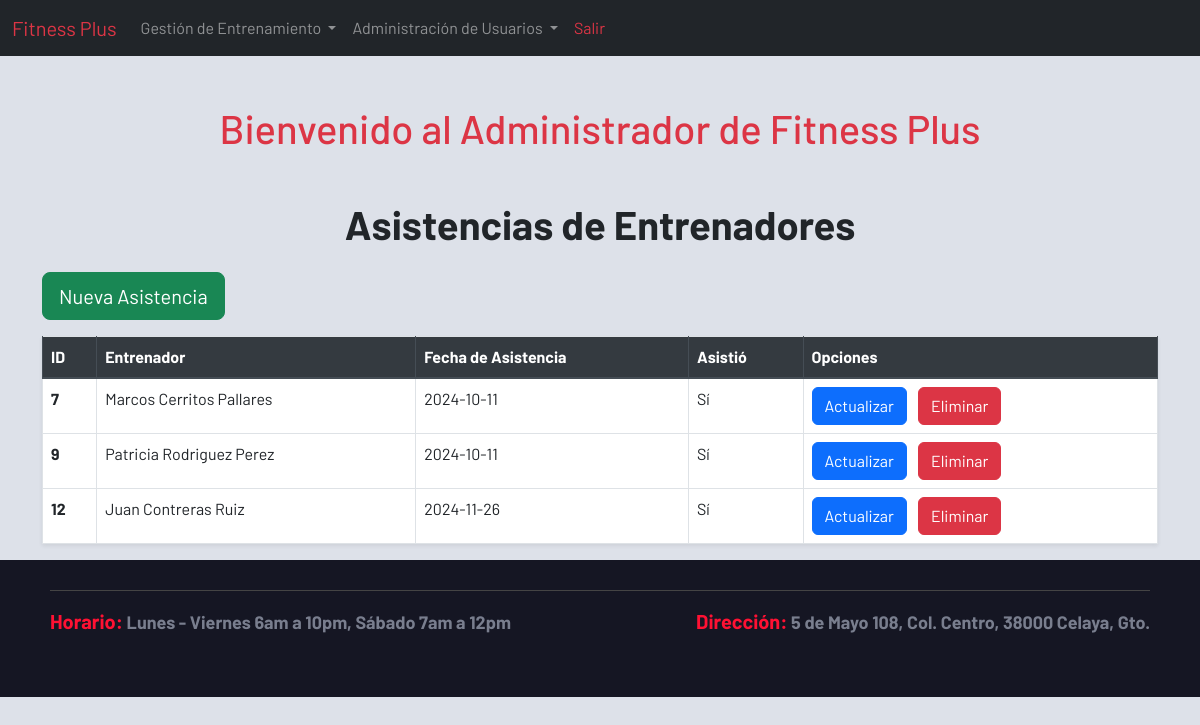
The app's page /admin/asistencia.php (signed in) with its own data.
### tables this page shows
CREATE TABLE `asistencias_entrenadores` (
  `id_asistencia` int(11) NOT NULL,
  `id_plan` int(11) NOT NULL,
  `fecha_asistencia` date NOT NULL,
  `asistio` enum('Sí','No') NOT NULL DEFAULT 'No'
);

### sistema.class.php (called while the page is built, shortened)
<?php
class Sistema
{
    function conexion()
    {
        try {
            $this->con = new PDO(SGBD . ':host=' . DBHOST . ';dbname=' . DBNAME . ';port=' . DBPORT, DBUSER, DBPASS);
        } catch (PDOException $e) {
            die("Error de conexión: " . $e->getMessage());
        }
    }
}
?>

### admin/asistencia.class.php (called while the page is built, shortened)
<?php
require_once('../sistema.class.php');
class Asistencia extends Sistema {
    function readAll() {
        $query = "SELECT a.id_asistencia,
                         CONCAT(e.nombre, ' ', e.apellido) AS entrenador,
                         a.fecha_asistencia,
                         a.asistio
                  FROM asistencias_entrenadores a
                  INNER JOIN planes_entrenamiento p ON a.id_plan = p.id_plan
                  INNER JOIN entrenadores e ON p.id_entrenador = e.id_entrenador";
        $sql = $this->con->prepare($query);
        $sql->execute();
        return $sql->fetchAll(PDO::FETCH_ASSOC);
    }
}
?>

### admin/views/asistencia/index.php (the view, shortened to what this page needs)
<?php require('views/header/header_administrador.php'); ?>
<div class="container mt-5">
    <h1 class="text-center mb-4"style="font-weight: bold;">Asistencias de Entrenadores</h1>
    <div class="mb-3">
        <a href="asistencia.php?accion=crear" class="btn btn-success btn-lg">Nueva Asistencia</a>
    </div>
    <table class="table table-hover table-bordered shadow-sm">
        <thead class="thead-dark">
            <tr>
                <th scope="col">ID</th>
                <th scope="col">Entrenador</th>
                <th scope="col">Fecha de Asistencia</th>
                <th scope="col">Asistió</th>
                <th scope="col">Opciones</th>
            </tr>
        </thead>
        <tbody>
            <?php foreach ($asistencias as $asistencia) : ?>
                <tr>
                    <th scope="row"><?php echo ($asistencia['id_asistencia']); ?></th>
                    <td><?php echo ($asistencia['entrenador']); ?></td>
                    <td><?php echo ($asistencia['fecha_asistencia']); ?></td>
                    <td><?php echo (ucfirst($asistencia['asistio'])); ?></td>
                    <td>
                        <a href="asistencia.php?accion=actualizar&id=<?php echo($asistencia['id_asistencia']); ?>" class="btn btn-primary">Actualizar</a>
                        <a href="asistencia.php?accion=eliminar&id=<?php echo($asistencia['id_asistencia']); ?>" class="btn btn-danger ml-2"
                           onclick="return confirm('¿Está seguro de eliminar esta asistencia?');">Eliminar</a>
                    </td>
                </tr>
            <?php endforeach; ?>
        </tbody>
    </table>
</div>
<?php require('views/footer.php'); ?>

### css/estilo.css (style rules this page uses)
* { margin: 0; padding: 0; box-sizing: border-box; font-family: 'Barlow'; }
html { scroll-behavior: smooth; }
body { background-color: #dde1e9; }

### records on screen
asistencias_entrenadores: id_asistencia "7", entrenador "Marcos Cerritos Pallares", fecha_asistencia "2024-10-11", asistio "Sí"
asistencias_entrenadores: id_asistencia "9", entrenador "Patricia Rodriguez Perez", fecha_asistencia "2024-10-11", asistio "Sí"
asistencias_entrenadores: id_asistencia "12", entrenador "Juan Contreras Ruiz", fecha_asistencia "2024-11-26", asistio "Sí"
